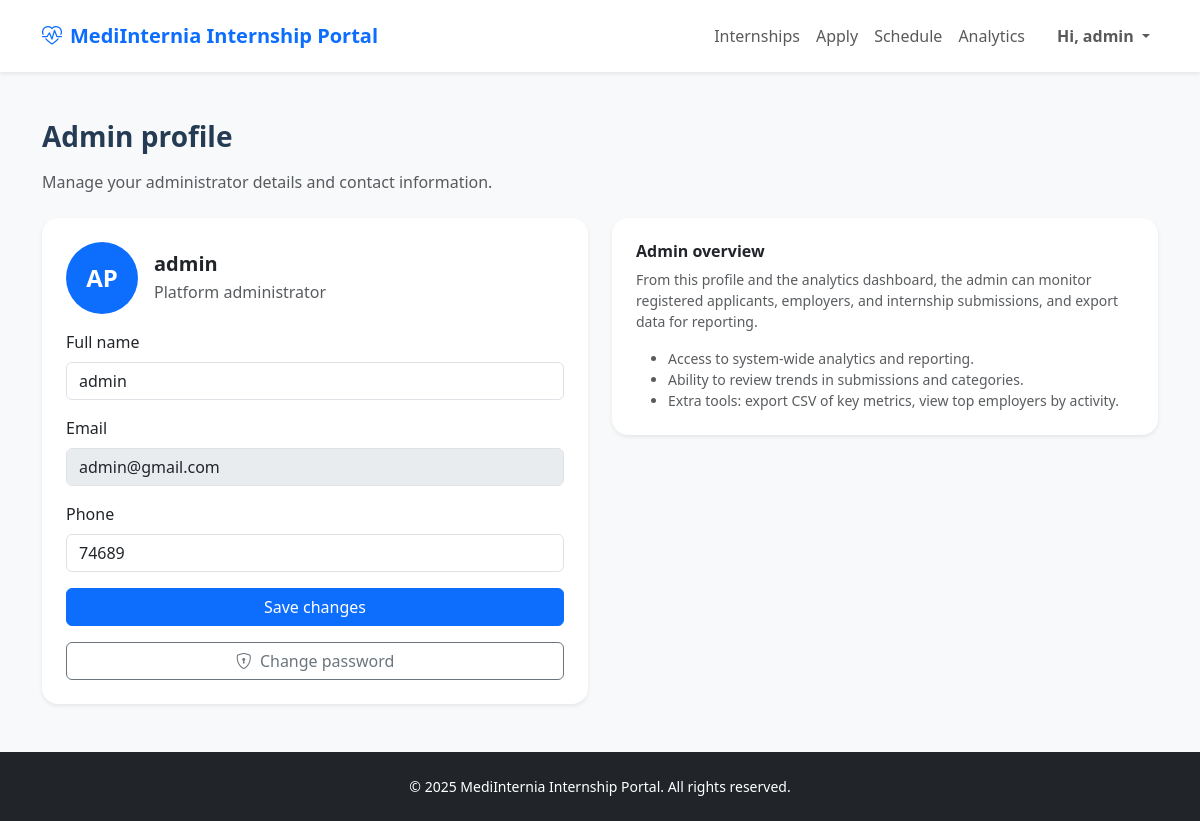
/public/admin-settings.php (signed in), run on the app's committed database.
### tables this page shows
CREATE TABLE `accounts` (
  `id` int(11) NOT NULL,
  `name` varchar(100) DEFAULT NULL,
  `email` varchar(150) DEFAULT NULL,
  `password` varchar(255) DEFAULT NULL,
  `role` enum('student','employer','admin') DEFAULT NULL,
  `created_at` timestamp NOT NULL DEFAULT current_timestamp(),
  `about` text DEFAULT NULL,
  `program_level` varchar(100) DEFAULT NULL,
  `focus` varchar(100) DEFAULT NULL,
  `availability` varchar(100) DEFAULT NULL,
  `phone` varchar(50) DEFAULT NULL,
  `location` varchar(100) DEFAULT NULL,
  `program` varchar(100) DEFAULT NULL,
  `company_name` varchar(150) DEFAULT NULL,
  `company_location` varchar(150) DEFAULT NULL,
  `company_phone` varchar(50) DEFAULT NULL,
  `company_focus` varchar(150) DEFAULT NULL,
  `company_about` text DEFAULT NULL,
  `verified` tinyint(1) NOT NULL DEFAULT 0
);

### public/admin-settings.php (the view, shortened to what this page needs)
<?php
require __DIR__ . "/../config/connection.php";
$user_id = (int) $_SESSION['user_id'];
$stmt = $conn->prepare("SELECT name, email, phone FROM accounts WHERE id = ?");
$stmt->bind_param("i", $user_id);
$stmt->execute();
$result = $stmt->get_result();
$admin = $result->fetch_assoc();
?>
<!DOCTYPE html>
<html lang="en">
<head>
  <link href="https://cdn.jsdelivr.net/npm/bootstrap@5.3.2/dist/css/bootstrap.min.css" rel="stylesheet">
  <link rel="stylesheet" href="https://cdn.jsdelivr.net/npm/bootstrap-icons@1.11.1/font/bootstrap-icons.css" />
  <link rel="stylesheet" href="assets/css/styles.css" />
</head>
<body class="bg-light d-flex flex-column min-vh-100" data-page="admin-profile">
<?php include __DIR__ . "/../app/components/nav.php"; ?>
<main class="flex-grow-1 py-5">
  <div class="container">
    <h1 class="h3 fw-bold mb-3">Admin profile</h1>
    <p class="text-muted mb-4">Manage your administrator details and contact information.</p>
    <div class="row g-4">
      <div class="col-md-6">
        <div class="card border-0 shadow-sm rounded-4">
          <div class="card-body p-4">
            <div class="d-flex align-items-center mb-3">
              <div class="avatar-initials bg-primary text-white me-3">
                <?php
                  $parts = explode(' ', $admin['name']);
                  $initials = strtoupper(substr($parts[0] ?? 'A', 0, 1) . substr($parts[1] ?? 'P', 0, 1));
                  echo htmlspecialchars($initials);
                ?>
              </div>
              <div>
                <h2 class="h5 fw-bold mb-1"><?php echo htmlspecialchars($admin['name']); ?></h2>
                <p class="text-muted mb-0">Platform administrator</p>
              </div>
            </div>
            <form method="post" class="needs-validation" novalidate>
              <div class="mb-3">
                <label class="form-label" for="name">Full name</label>
                <input class="form-control" type="text" id="name" name="name"
                       value="<?php echo htmlspecialchars($admin['name']); ?>" required>
              </div>
              <div class="mb-3">
                <label class="form-label">Email</label>
                <input class="form-control" type="email" value="<?php echo htmlspecialchars($admin['email']); ?>" disabled>
              </div>
              <div class="mb-3">
                <label class="form-label" for="phone">Phone</label>
                <input class="form-control" type="text" id="phone" name="phone"
                       value="<?php echo htmlspecialchars($admin['phone'] ?? ''); ?>">
              </div>
              <button class="btn btn-primary w-100" type="submit">Save changes</button>
            </form>
            <a href="change-password.php" class="btn btn-outline-secondary w-100 mt-3">
              <i class="bi bi-shield-lock me-1"></i> Change password
            </a>
          </div>
        </div>
      </div>
      <div class="col-md-6">
        <div class="card border-0 shadow-sm rounded-4">
          <div class="card-body p-4">
            <h2 class="h6 fw-semibold mb-2">Admin overview</h2>
            <p class="text-muted small mb-3">
              From this profile and the analytics dashboard, the admin can monitor registered applicants,
              employers, and internship submissions, and export data for reporting.
            </p>
            <ul class="small text-muted mb-0">
              <li>Access to system-wide analytics and reporting.</li>
              <li>Ability to review trends in submissions and categories.</li>
              <li>Extra tools: export CSV of key metrics, view top employers by activity.</li>
            </ul>
          </div>
        </div>
      </div>
    </div>
  </div>
</main>
<footer class="bg-dark text-white py-4 mt-auto">
  <div class="container text-center small">
    &copy; <span id="currentYear"></span> MediInternia Internship Portal. All rights reserved.
  </div>
</footer>
</body>
</html>

### public/assets/css/styles.css (style rules this page uses)
:root { --bs-body-font-family: 'Nunito', system-ui, -apple-system, 'Segoe UI', sans-serif; --bs-primary-rgb: 13, 110, 253; --cc-primary: #1c7ed6; --cc-primary-soft: rgba(28, 126, 214, 0.1); --cc-gradient: linear-gradient(135deg, #1c7ed6 0%, #3bc9db 100%); --cc-card-radius: 1.5rem; }
body { font-family: var(--bs-body-font-family); background-color: #f8f9fb; color: #243b53; }
a { text-decoration: none; }
.card { border-radius: var(--cc-card-radius); }
footer { margin-top: 4rem; }
.avatar-initials { width: 72px; height: 72px; border-radius: 50%; display: inline-flex; align-items: center; justify-content: center; font-weight: 700; font-size: 1.5rem; }

### data on the page
accounts: name "AP", name "admin", email "admin@gmail.com", phone "74689"

### other printed values
$_SESSION['name'] "admin"
